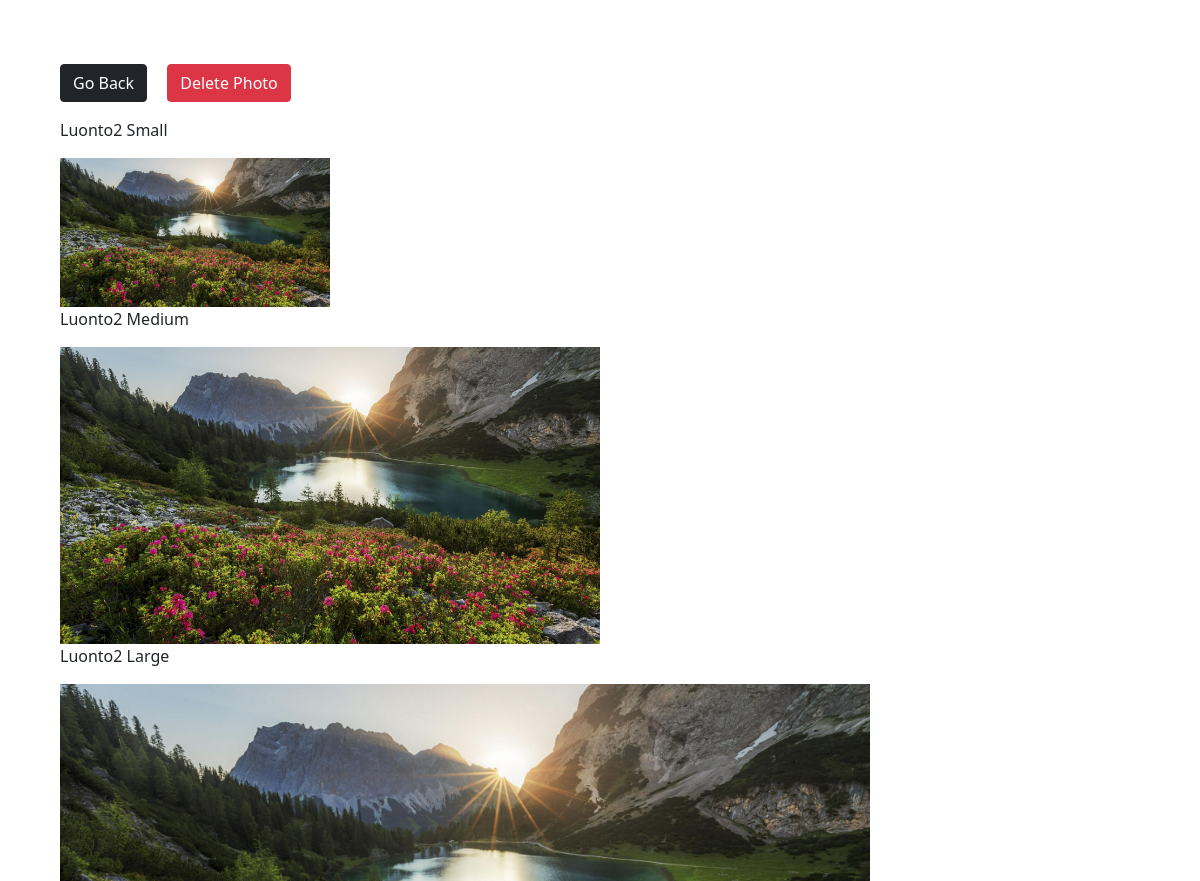
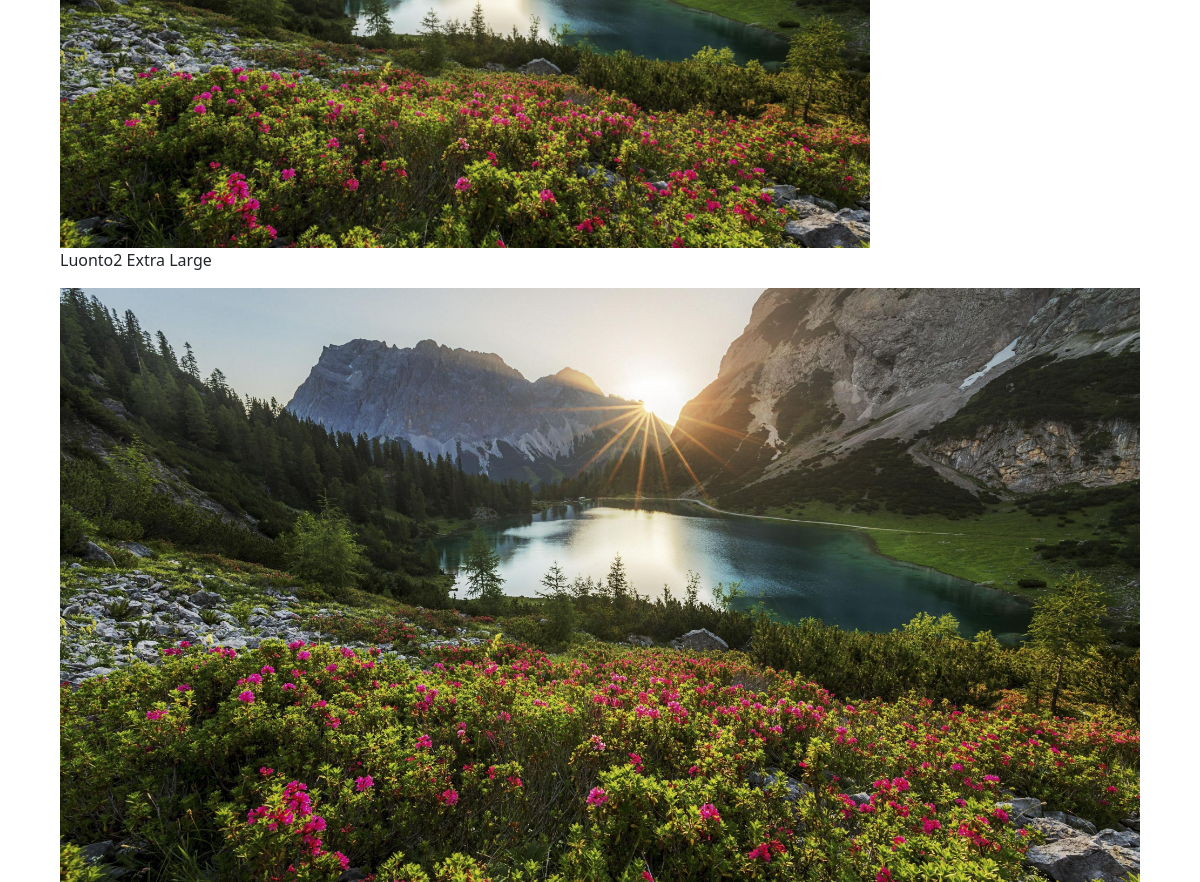
/photo/10/ (signed in), run on the app's committed database (2 pictures, top to bottom).
### photos/models.py (models this page shows, shortened)
class Photo(models.Model):
    category = models.ForeignKey(Category, on_delete=models.SET_NULL, null=True, blank=True)
    image = models.ImageField(null=False, blank=False)
    description = models.TextField()
    thumbnail = models.ImageField(editable=False, null=True)

### photos/views.py (the view)
# urls.py: path('photo/<str:pk>/', views.viewPhoto, name='photo'),
@login_required(login_url='login')
def viewPhoto(request, pk):
    photos = Photo.objects.get(id=pk)
    return render(request, 'photos/photo.html', {'photo': photos})

### photos/templates/photos/photo.html (shortened to what this page needs)
<!DOCTYPE html>
<html lang="en">
<head>
    <link href="https://cdn.jsdelivr.net/npm/bootstrap@5.1.1/dist/css/bootstrap.min.css" rel="stylesheet"
>
</head>
<body class="m-5">
    <div class="container">
        <div class="row justify-content-center">
            <div class="col">
                <a href="{% url 'gallery' %}" class="btn btn-dark my-3">Go Back</a>
                <a href="{% url 'delete' photo.id %}" class="btn btn-danger btn-block btn-md m-3">Delete Photo</a>
                <div style="height: 90vh;">
                    <p>{{photo.description}} Small</p>
                    <img style="max-width: 25%; max-height: 25%" src="{{photo.image.url}}" alt="cat">
                    <p>{{photo.description}} Medium</p>
                    <img style="max-width: 50%; max-height: 50%" src="{{photo.image.url}}" alt="cat">
                    <p>{{photo.description}} Large</p>
                    <img style="max-width: 75%; max-height: 75%" src="{{photo.image.url}}" alt="cat">
                    <p>{{photo.description}} Extra Large</p>
                    <img style="max-width: 100%; max-height: 100%" src="{{photo.image.url}}" alt="cat">
                </div>
            </div>
        </div>
    </div>
</body>
</html>

### data on the page
Photo: description "Luonto2", image (picture)
